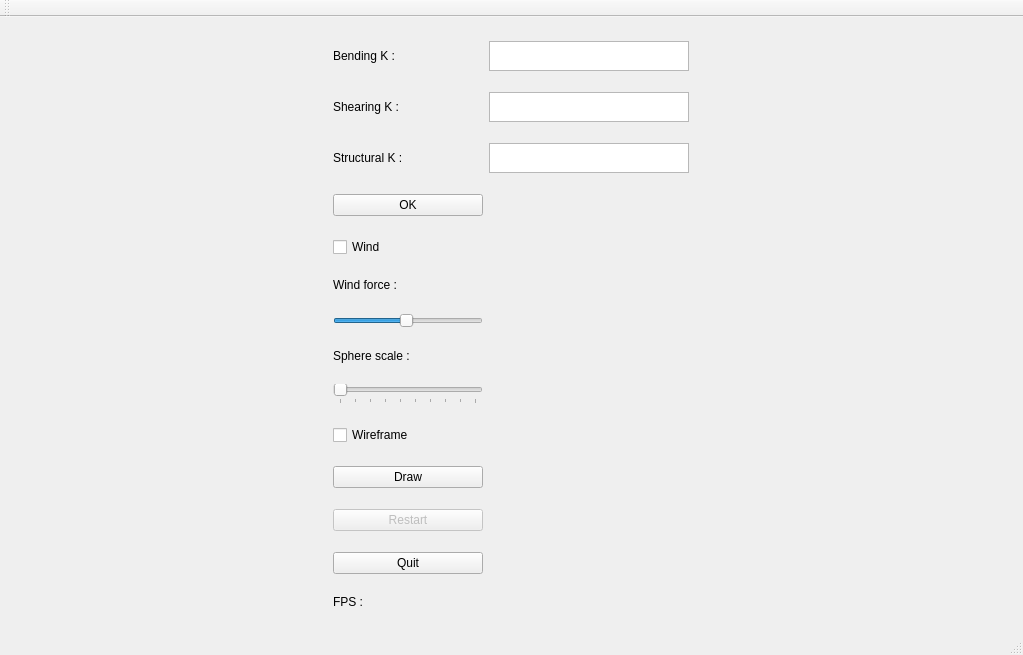
<?xml version="1.0" encoding="UTF-8"?>
<ui version="4.0">
 <class>MainWindow</class>
 <widget class="QMainWindow" name="MainWindow">
  <property name="geometry">
   <rect>
    <x>0</x>
    <y>0</y>
    <width>1023</width>
    <height>655</height>
   </rect>
  </property>
  <property name="sizePolicy">
   <sizepolicy hsizetype="Preferred" vsizetype="Preferred">
    <horstretch>0</horstretch>
    <verstretch>0</verstretch>
   </sizepolicy>
  </property>
  <property name="windowTitle">
   <string>MainWindow</string>
  </property>
  <widget class="QWidget" name="centralwidget">
   <property name="sizePolicy">
    <sizepolicy hsizetype="Preferred" vsizetype="Preferred">
     <horstretch>0</horstretch>
     <verstretch>0</verstretch>
    </sizepolicy>
   </property>
   <layout class="QHBoxLayout" name="horizontalLayout">
    <item>
     <layout class="QGridLayout" name="gridLayout">
      <property name="sizeConstraint">
       <enum>QLayout::SetFixedSize</enum>
      </property>
      <item row="6" column="0">
       <widget class="QLabel" name="wind_force_desc">
        <property name="sizePolicy">
         <sizepolicy hsizetype="Fixed" vsizetype="Fixed">
          <horstretch>0</horstretch>
          <verstretch>0</verstretch>
         </sizepolicy>
        </property>
        <property name="text">
         <string>Wind force : </string>
        </property>
       </widget>
      </item>
      <item row="4" column="0">
       <widget class="QCheckBox" name="toggle_wind">
        <property name="text">
         <string>Wind</string>
        </property>
       </widget>
      </item>
      <item row="12" column="0">
       <widget class="QPushButton" name="draw">
        <property name="sizePolicy">
         <sizepolicy hsizetype="Fixed" vsizetype="Fixed">
          <horstretch>0</horstretch>
          <verstretch>0</verstretch>
         </sizepolicy>
        </property>
        <property name="minimumSize">
         <size>
          <width>150</width>
          <height>0</height>
         </size>
        </property>
        <property name="text">
         <string>Draw</string>
        </property>
       </widget>
      </item>
      <item row="8" column="0">
       <widget class="QLabel" name="sphere_scale_desc">
        <property name="sizePolicy">
         <sizepolicy hsizetype="Fixed" vsizetype="Fixed">
          <horstretch>0</horstretch>
          <verstretch>0</verstretch>
         </sizepolicy>
        </property>
        <property name="text">
         <string>Sphere scale :</string>
        </property>
       </widget>
      </item>
      <item row="0" column="0">
       <widget class="QLabel" name="k_bending_desc">
        <property name="sizePolicy">
         <sizepolicy hsizetype="Fixed" vsizetype="Fixed">
          <horstretch>0</horstretch>
          <verstretch>0</verstretch>
         </sizepolicy>
        </property>
        <property name="text">
         <string>Bending K :</string>
        </property>
       </widget>
      </item>
      <item row="10" column="0">
       <widget class="QCheckBox" name="wireframe">
        <property name="sizePolicy">
         <sizepolicy hsizetype="Fixed" vsizetype="Fixed">
          <horstretch>0</horstretch>
          <verstretch>0</verstretch>
         </sizepolicy>
        </property>
        <property name="minimumSize">
         <size>
          <width>150</width>
          <height>0</height>
         </size>
        </property>
        <property name="text">
         <string>Wireframe</string>
        </property>
       </widget>
      </item>
      <item row="0" column="1">
       <widget class="QTextEdit" name="k_bending_edit">
        <property name="sizePolicy">
         <sizepolicy hsizetype="Preferred" vsizetype="Fixed">
          <horstretch>0</horstretch>
          <verstretch>0</verstretch>
         </sizepolicy>
        </property>
        <property name="maximumSize">
         <size>
          <width>200</width>
          <height>30</height>
         </size>
        </property>
       </widget>
      </item>
      <item row="7" column="0">
       <widget class="QSlider" name="wind_force_slider">
        <property name="sizePolicy">
         <sizepolicy hsizetype="Preferred" vsizetype="Fixed">
          <horstretch>0</horstretch>
          <verstretch>0</verstretch>
         </sizepolicy>
        </property>
        <property name="minimum">
         <number>1</number>
        </property>
        <property name="maximum">
         <number>50</number>
        </property>
        <property name="sliderPosition">
         <number>25</number>
        </property>
        <property name="orientation">
         <enum>Qt::Horizontal</enum>
        </property>
       </widget>
      </item>
      <item row="15" column="0">
       <widget class="QPushButton" name="quit">
        <property name="sizePolicy">
         <sizepolicy hsizetype="Fixed" vsizetype="Fixed">
          <horstretch>0</horstretch>
          <verstretch>0</verstretch>
         </sizepolicy>
        </property>
        <property name="minimumSize">
         <size>
          <width>150</width>
          <height>0</height>
         </size>
        </property>
        <property name="text">
         <string>Quit</string>
        </property>
       </widget>
      </item>
      <item row="1" column="1">
       <widget class="QTextEdit" name="k_shearing_edit">
        <property name="sizePolicy">
         <sizepolicy hsizetype="Fixed" vsizetype="Fixed">
          <horstretch>0</horstretch>
          <verstretch>0</verstretch>
         </sizepolicy>
        </property>
        <property name="maximumSize">
         <size>
          <width>200</width>
          <height>30</height>
         </size>
        </property>
       </widget>
      </item>
      <item row="2" column="0">
       <widget class="QLabel" name="k_structural_desc">
        <property name="sizePolicy">
         <sizepolicy hsizetype="Fixed" vsizetype="Fixed">
          <horstretch>0</horstretch>
          <verstretch>0</verstretch>
         </sizepolicy>
        </property>
        <property name="text">
         <string>Structural K :</string>
        </property>
       </widget>
      </item>
      <item row="2" column="1">
       <widget class="QTextEdit" name="k_structural_edit">
        <property name="sizePolicy">
         <sizepolicy hsizetype="Fixed" vsizetype="Fixed">
          <horstretch>0</horstretch>
          <verstretch>0</verstretch>
         </sizepolicy>
        </property>
        <property name="maximumSize">
         <size>
          <width>200</width>
          <height>30</height>
         </size>
        </property>
       </widget>
      </item>
      <item row="1" column="0">
       <widget class="QLabel" name="k_shearing_desc">
        <property name="sizePolicy">
         <sizepolicy hsizetype="Fixed" vsizetype="Fixed">
          <horstretch>0</horstretch>
          <verstretch>0</verstretch>
         </sizepolicy>
        </property>
        <property name="text">
         <string>Shearing K :</string>
        </property>
       </widget>
      </item>
      <item row="3" column="0">
       <widget class="QPushButton" name="confirm_params">
        <property name="text">
         <string>OK</string>
        </property>
       </widget>
      </item>
      <item row="13" column="0">
       <widget class="QPushButton" name="restart">
        <property name="enabled">
         <bool>false</bool>
        </property>
        <property name="text">
         <string>Restart</string>
        </property>
       </widget>
      </item>
      <item row="9" column="0">
       <widget class="QSlider" name="sphere_scale">
        <property name="sizePolicy">
         <sizepolicy hsizetype="Preferred" vsizetype="Fixed">
          <horstretch>0</horstretch>
          <verstretch>0</verstretch>
         </sizepolicy>
        </property>
        <property name="minimum">
         <number>1</number>
        </property>
        <property name="maximum">
         <number>10</number>
        </property>
        <property name="orientation">
         <enum>Qt::Horizontal</enum>
        </property>
        <property name="tickPosition">
         <enum>QSlider::TicksBelow</enum>
        </property>
        <property name="tickInterval">
         <number>1</number>
        </property>
       </widget>
      </item>
      <item row="16" column="0">
       <widget class="QLabel" name="fps">
        <property name="enabled">
         <bool>true</bool>
        </property>
        <property name="sizePolicy">
         <sizepolicy hsizetype="Fixed" vsizetype="Fixed">
          <horstretch>0</horstretch>
          <verstretch>0</verstretch>
         </sizepolicy>
        </property>
        <property name="layoutDirection">
         <enum>Qt::LeftToRight</enum>
        </property>
        <property name="text">
         <string>FPS : </string>
        </property>
       </widget>
      </item>
     </layout>
    </item>
    <item>
     <layout class="QVBoxLayout" name="layout_scene">
      <property name="sizeConstraint">
       <enum>QLayout::SetDefaultConstraint</enum>
      </property>
     </layout>
    </item>
   </layout>
  </widget>
  <widget class="QMenuBar" name="menubar">
   <property name="geometry">
    <rect>
     <x>0</x>
     <y>0</y>
     <width>1023</width>
     <height>25</height>
    </rect>
   </property>
  </widget>
  <widget class="QStatusBar" name="statusbar"/>
  <widget class="QToolBar" name="toolBar">
   <property name="windowTitle">
    <string>toolBar</string>
   </property>
   <attribute name="toolBarArea">
    <enum>TopToolBarArea</enum>
   </attribute>
   <attribute name="toolBarBreak">
    <bool>false</bool>
   </attribute>
  </widget>
 </widget>
 <resources/>
 <connections/>
</ui>
